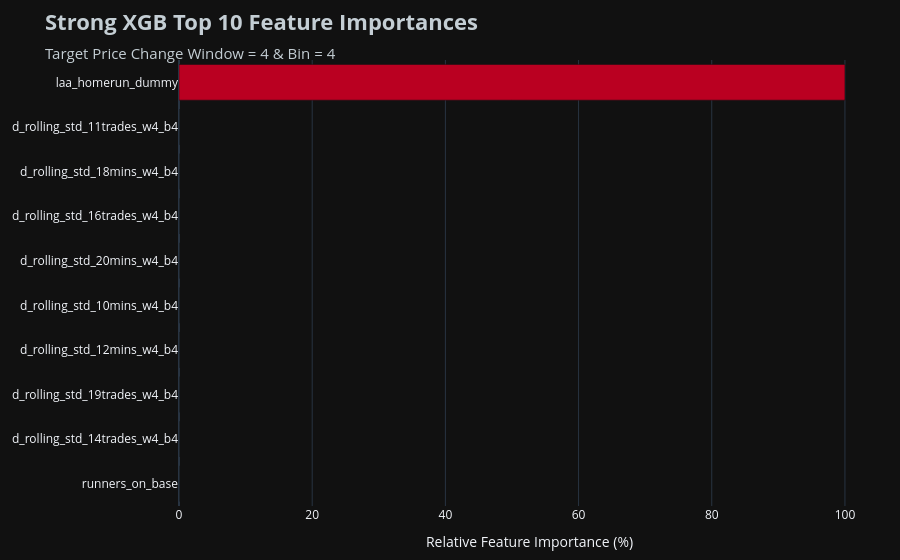

The code cell stored with this chart in its notebook:
### Code cell
# Plot feature importance

fig = px.bar(
    feature_importance_df.head(10), 
    x='importance', 
    y='feature', 
    orientation='h',
    title='<b>Strong XGB Top 10 Feature Importances</b><br><span style="font-size:15px; color:' + LAA_SILVER + '">Target Price Change Window = 4 & Bin = 4</span>',
    color_discrete_sequence=[LAA_RED]
)

fig.update_layout(
    template='plotly_dark',
    paper_bgcolor='#111111',
    plot_bgcolor='#111111',
    yaxis={'categoryorder':'total ascending'},
    title_font={'size': 22, 'color': LAA_SILVER},
    xaxis_title='Relative Feature Importance (%)',
    yaxis_title=None,
    margin=dict(l=20, r=20, t=60, b=40)
)

fig.show()

### Figure 1 — Plotly figure (JSON) as saved in the notebook; plotly's stock layout.template omitted (floating-point values rounded to 4 significant figures)
{"data": [{"hovertemplate": "importance=%{x}<br>feature=%{y}<extra></extra>", "legendgroup": "", "marker": {"color": "#BA0021", "pattern": {"shape": ""}}, "name": "", "orientation": "h", "showlegend": false, "textposition": "auto", "type": "bar", "x": [100.0, 0.0, 0.0, 0.0, 0.0, 0.0, 0.0, 0.0, 0.0, 0.0], "xaxis": "x", "y": ["laa_homerun_dummy", "runners_on_base", "d_rolling_std_14trades_w4_b4", "d_rolling_std_19trades_w4_b4", "d_rolling_std_12mins_w4_b4", "d_rolling_std_10mins_w4_b4", "d_rolling_std_20mins_w4_b4", "d_rolling_std_16trades_w4_b4", "d_rolling_std_18mins_w4_b4", "d_rolling_std_11trades_w4_b4"], "yaxis": "y"}], "layout": {"barmode": "relative", "legend": {"tracegroupgap": 0}, "margin": {"b": 40, "l": 20, "r": 20, "t": 60}, "paper_bgcolor": "#111111", "plot_bgcolor": "#111111", "title": {"font": {"color": "#C4CED4", "size": 22}, "text": "<b>Strong XGB Top 10 Feature Importances</b><br><span style=\"font-size:15px; color:#C4CED4\">Target Price Change Window = 4 & Bin = 4</span>"}, "xaxis": {"anchor": "y", "domain": [0, 1], "title": {"text": "Relative Feature Importance (%)"}}, "yaxis": {"anchor": "x", "categoryorder": "total ascending", "domain": [0, 1], "title": {}}}}
